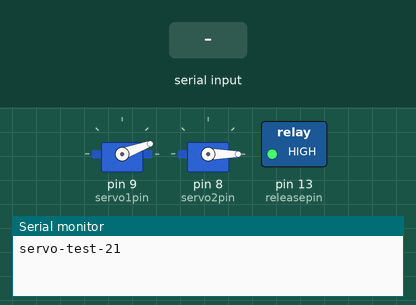
The sketch below on a simulated Arduino Uno, built with avr-gcc and run on an emulated ATmega328P. On the bench: 2 × servo, switched loads named in the sketch (green lamp = pin HIGH), the last lines printed to the serial monitor. Inputs (shaded band) come from the test bench.

Above: at 1.2 s.
1.3 s: "30,150,10\n" received over Serial
At 1.8 s:
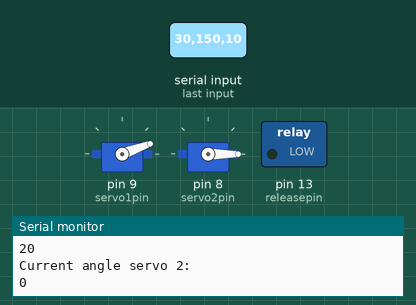
2.9 s: "1" received over Serial
4.5 s: "90,45\n" received over Serial
Timing chart, 0 to 7.5 s (numbered marks = the images above; inputs shaded):
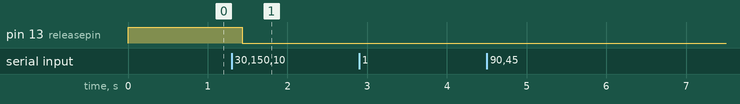

The sketch:

_2Servos.ino
```cpp
// zoomkat 11-22-10 serial servo (2) test
// for writeMicroseconds, use a value like 1500
// for IDE 0019 and later
// Powering a servo from the arduino usually DOES NOT WORK.
// two servo setup with two servo commands
// send eight character string like 15001500 or 14501550

#include <Servo.h>
String readString, servo, stangle;
int s1angle = 20;
int s2angle = 0;
Servo myservo1;  // create servo object to control a servo
Servo myservo2;
const int releasepin = 13;
const int servo1pin = 9;
const int servo2pin = 8;
const int servo1min = 024;
const int servo1max = 170;
const int servo2min = 000;
const int servo2max = 180;

void setup() {
  Serial.begin(9600);
  pinMode(releasepin, OUTPUT);
  digitalWrite(releasepin, HIGH);
  myservo1.attach(servo1pin);  //the pin for the servo control
  myservo2.attach(servo2pin);
  myservo1.write(s1angle);
  myservo2.write(s2angle);
  Serial.println("servo-test-21"); // so I can keep track of what is loaded
}

void loop() {

  while (Serial.available()) {
    delay(10);
    if (Serial.available() >0) {
      char c = Serial.read();  //gets one byte from serial buffer
      readString += c; //makes the string readString
    }
  }

  if (readString.length() >0) {
      Serial.println("Input:");
      Serial.println(readString); //see what was received

      // expect a string like 1150 containing the servo number and angle
      servo = readString.substring(0, 1);
      stangle = readString.substring(1, 4);

      Serial.println("Servo number:");
      Serial.println(servo);
      Serial.println("Current angle servo 1:");
      Serial.println(s1angle);
      Serial.println("Current angle servo 2:");
      Serial.println(s2angle);


      if(servo == "1")
      {
      char carray3[6]; //magic needed to convert string to a number
      stangle.toCharArray(carray3, sizeof(carray3));
        s1angle = atoi(carray3);
        Serial.println("New requested angle for servo 1:");
        Serial.println(s1angle);
      }
      else if(servo == "2")
      {
      char carray3[6]; //magic needed to convert string to a number
      stangle.toCharArray(carray3, sizeof(carray3));
        s2angle = atoi(carray3);
        Serial.println("New requested angle for servo 2:");
        Serial.println(s2angle);
      }

      int servonum;
      char carray4[6]; //magic needed to convert string to a number
      servo.toCharArray(carray4, sizeof(carray4));
      servonum = atoi(carray4);

      switch (servonum)
      {
        case 1:
          if(s1angle < servo1min)
            s1angle = servo1min;
          else if(s1angle > servo1max)
            s1angle = servo1max;
            Serial.println("Setting new angle:");
            Serial.println(s1angle);
            myservo1.write(s1angle);
          break;
        case 2:
          if(s2angle < servo2min)
            s2angle = servo2min;
          else if(s2angle > servo2max)
            s2angle = servo2max;
            Serial.println("Setting new angle:");
            Serial.println(s2angle);
          myservo2.write(s2angle);
          break;
         case 3:
          digitalWrite(releasepin, LOW);
         break;

      }

    readString="";
  }
}
```

Measured:
- after the input at 1.3 s, pin 13 (releasepin): HIGH → LOW after 0.13 s
